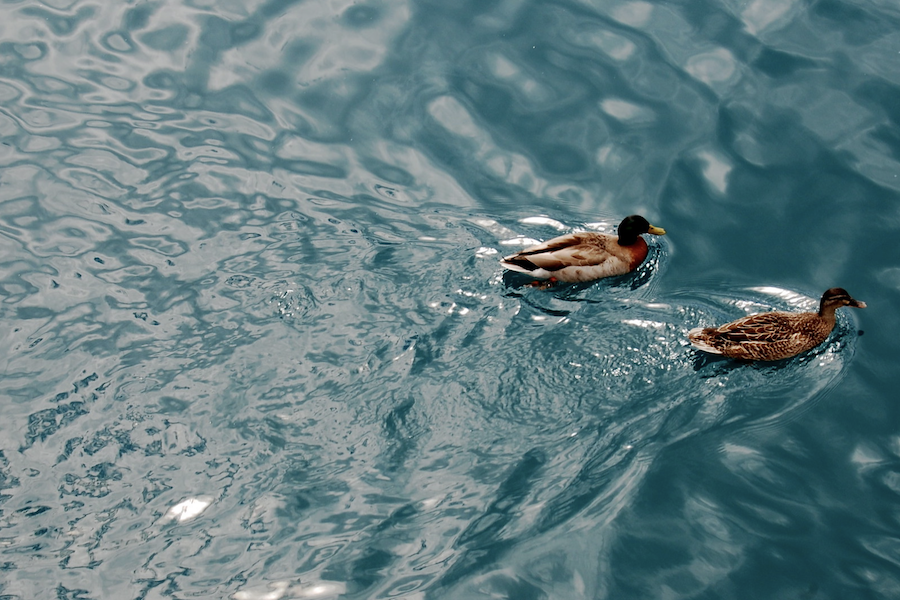
#> input picture images/patos.png, 900 x 600 px, found by its file name
$ python multi.py
#> lines starting #> are read from the running program, lines starting #| are printed output that depends on the picture
import cv2
import numpy as np
from operaciones_basicas.convert_8216 import transformar

def multiplicar_imagen(image, constant, modo):
    if constant >= 255:
        constant = 255

    if image is None:
        print("Error!\nNo se pudo cargar la imagen")
        return

    resultado = np.zeros_like(image, dtype=np.uint8)

    if len(image.shape) == 2:  # imagen gris
        for i in range(image.shape[0]):
            for j in range(image.shape[1]):
                multi_entre_pixel = int(image[i, j]) * constant

                if modo == "truncar":
                    resultado[i, j] = min(int(multi_entre_pixel), 255)
                elif modo == "ciclico":
                    resultado[i, j] = multi_entre_pixel % 256

    elif len(image.shape) == 3:  # imagen color
        for i in range(image.shape[0]):
            for j in range(image.shape[1]):
                for k in range(image.shape[2]):
                    multi_entre_pixel = int(image[i, j, k]) * constant

                    if modo == "truncar":
                        resultado[i, j, k] = min(int(multi_entre_pixel), 255)
                    elif modo == "ciclico":
                        resultado[i, j, k] = multi_entre_pixel % 256

    if modo == "promedio":
        resultado_promedio = np.zeros_like(image, dtype=np.uint16)
        for i in range(image.shape[0]):
            for j in range(image.shape[1]):
                for k in range(image.shape[2]):
                    multi_entre_pixel = int(image[i, j, k]) * constant
                    resultado_promedio[i, j, k] = multi_entre_pixel
        resultado = transformar(resultado_promedio)

    return resultado

if __name__ == "__main__":
    image = cv2.imread("C:/Users/Hp245-User/Desktop/openCV/images/patos.png",0)
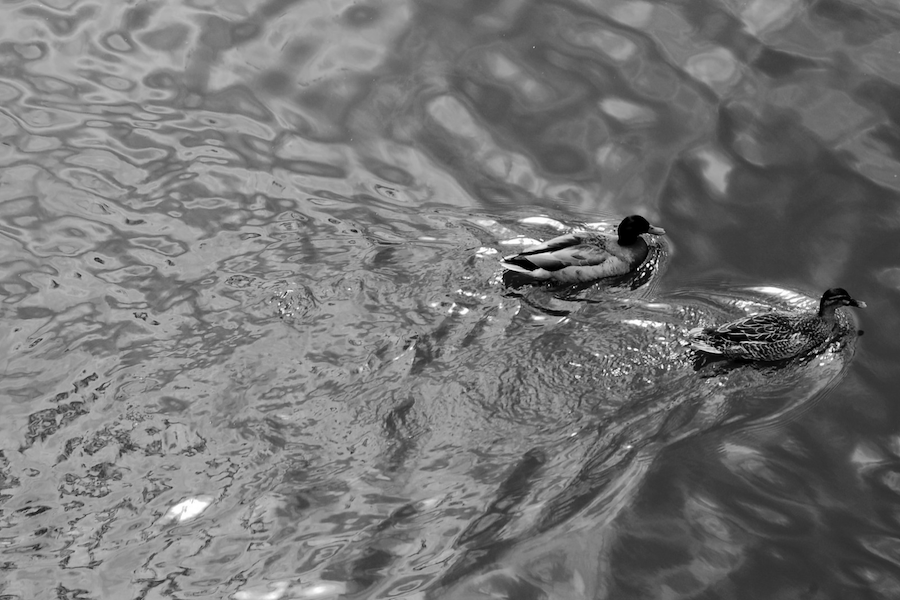
#> image: shape (600, 900); min 0, max 255, mean 117.3

    """
    truncar
    ciclico
    promedio
    """
    r = multiplicar_imagen(image, 5, "truncar")
#> after the loop in multiplicar_imagen, `for i in range(image.shape[0]):`:
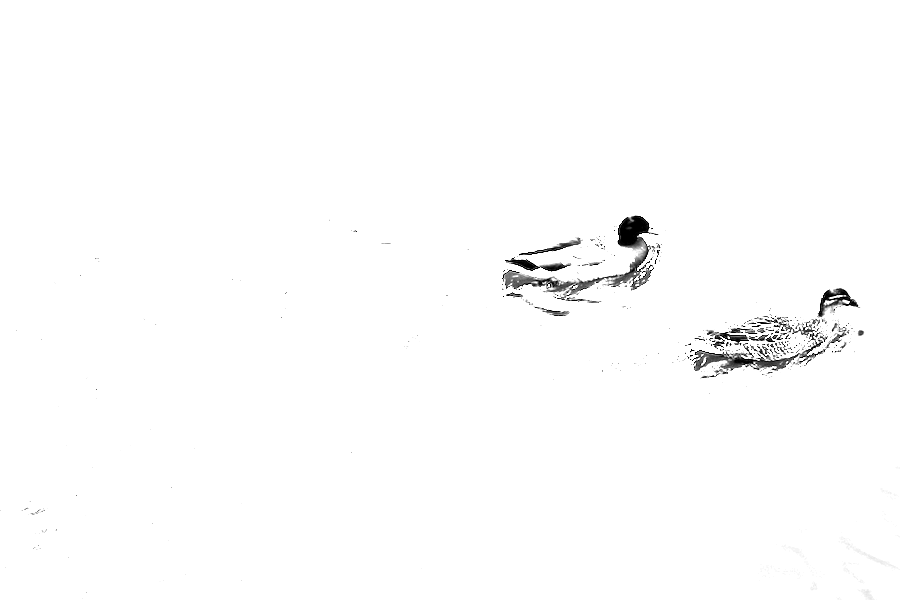
#> resultado: shape (600, 900); min 0, max 255, mean 252.6
    cv2.namedWindow("multi", cv2.WINDOW_NORMAL)
    cv2.imshow("multi", r)
    cv2.waitKey(0)
    cv2.destroyAllWindows()

$ run again, with images/cameraman.png copied over images/patos.png
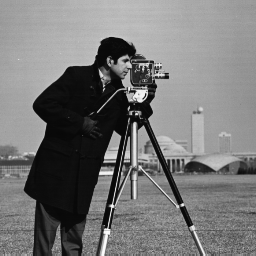
#> input picture images/cameraman.png, 256 x 256 px, found by its file name
#> image is the input picture: shape (256, 256); min 7, max 253, mean 118.7
#> after the loop in multiplicar_imagen, `for i in range(image.shape[0]):`:
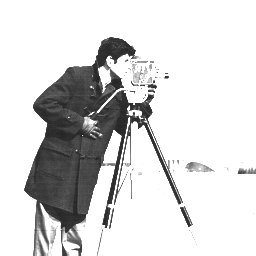
#> resultado: shape (256, 256); min 35, max 255, mean 215.3
